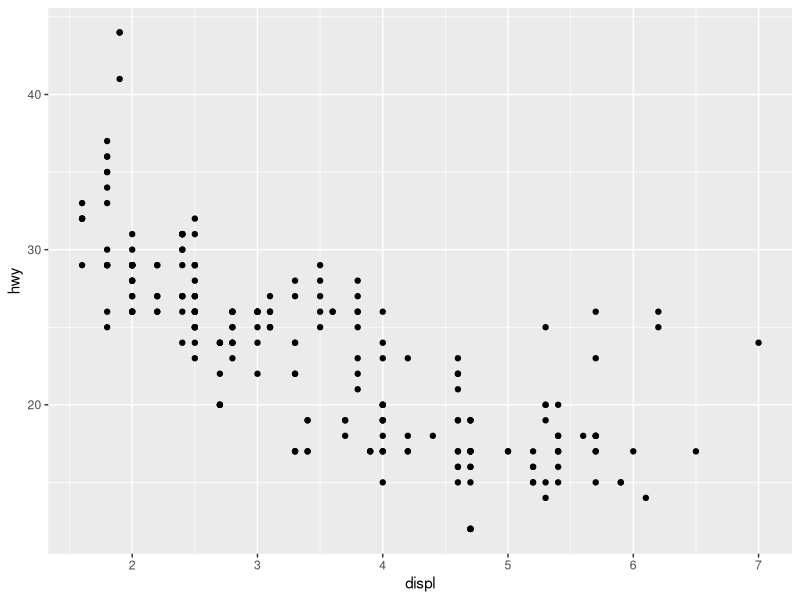
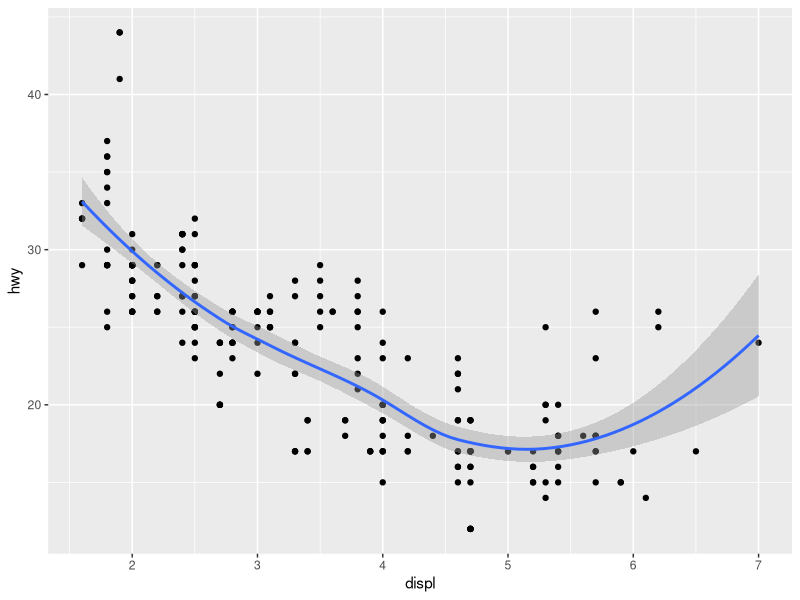
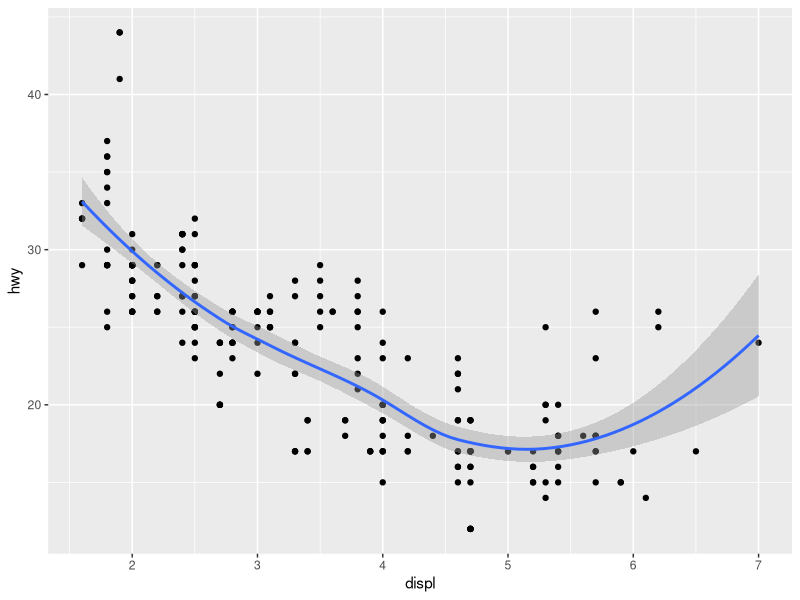
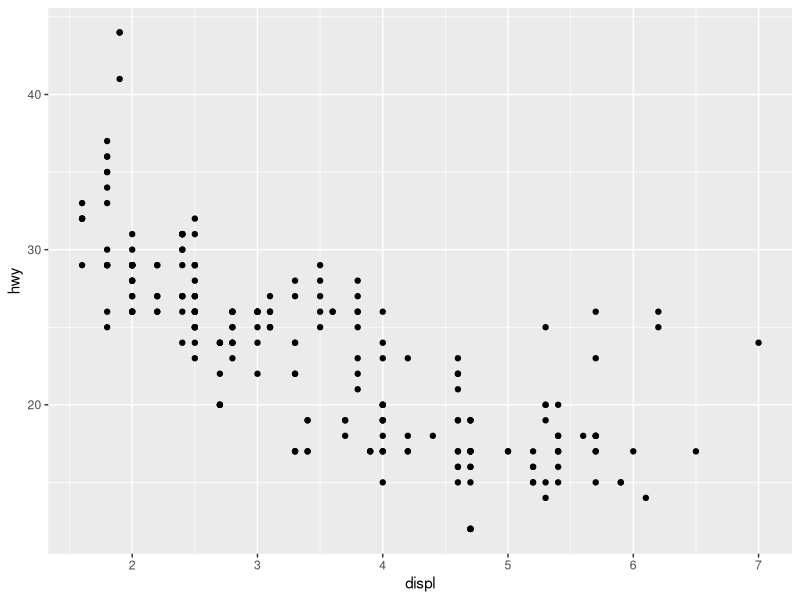
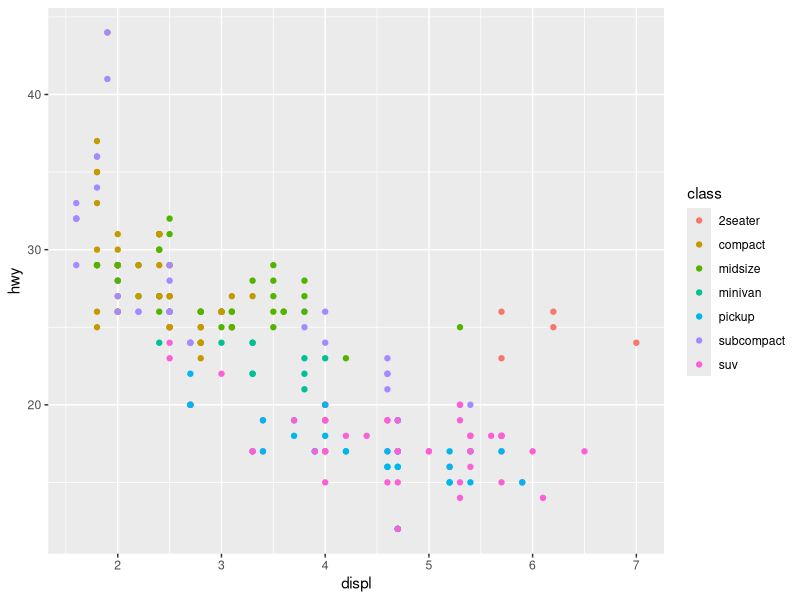
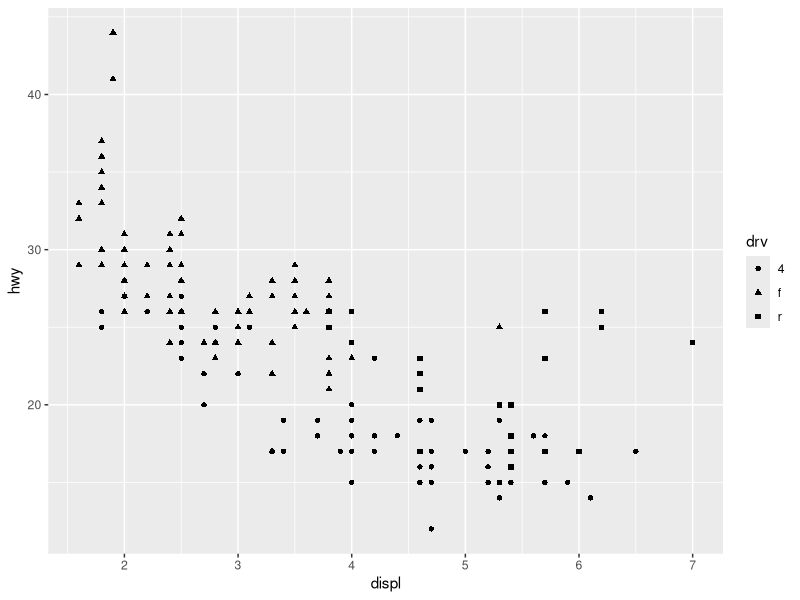
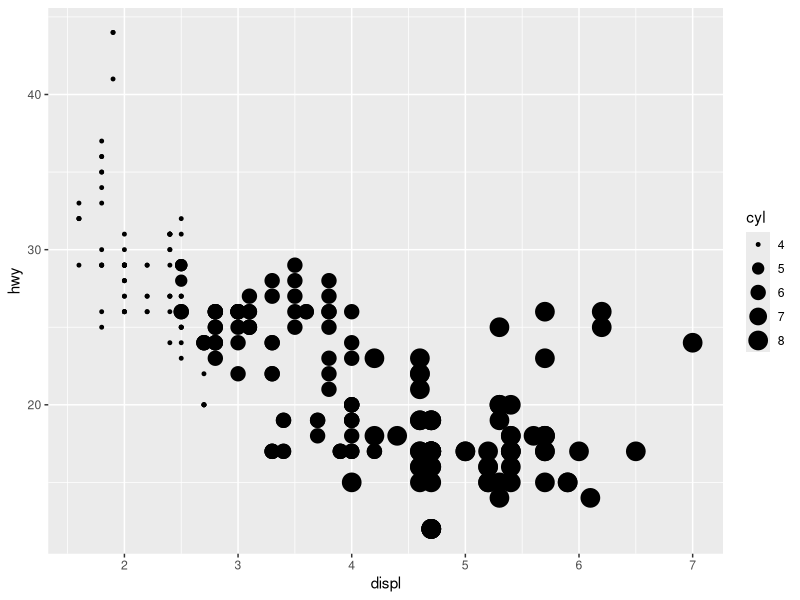
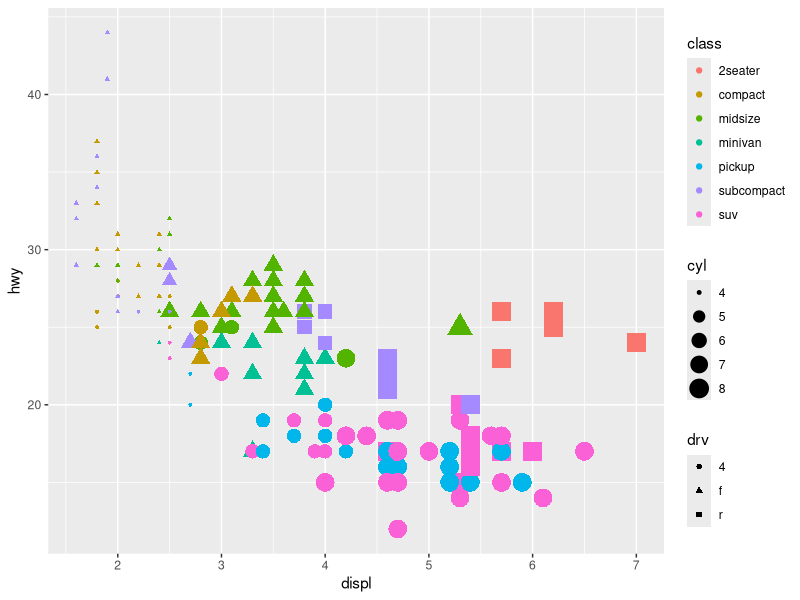

Write R code to recreate these figures, in order.
library(ggplot2)

mpg

ggplot(data = mpg) +
  geom_point(mapping = aes(x = displ, y = hwy))

ggplot(data = mpg) +
  geom_point(mapping = aes(x = displ, y = hwy)) +
  geom_smooth(mapping = aes(x = displ, y = hwy))

ggplot(data = mpg,
       mapping = aes(x = displ, y = hwy)) +
  geom_point() +
  geom_smooth()

ggplot(mpg, aes(displ, hwy)) +
  geom_point()

ggplot(mpg, aes(x = displ, y = hwy, color = class)) +
  geom_point()

ggplot(mpg, aes(x = displ, y = hwy, shape = drv)) +
  geom_point()

ggplot(mpg, aes(x = displ, y = hwy, size = cyl)) +
  geom_point()

ggplot(mpg, aes(x = displ, y = hwy, color = class, shape = drv, size = cyl)) +
  geom_point()

p <- ggplot(mpg, aes(x = displ, y = hwy)) +
  geom_point() +
  facet_wrap(vars(drv))
p

p + geom_smooth(method = "lm", se = FALSE)
